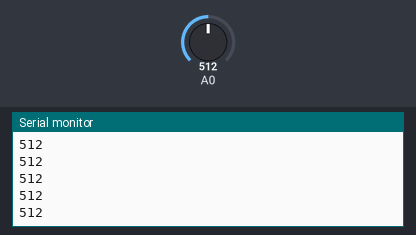
A sketch run on a simulated Arduino Uno, built with avr-gcc and run on an emulated ATmega328P. Parts: the last lines printed to the serial monitor. The inputs (shaded band) are chosen by the test bench; at power-on: A0 = 512.

Above: at 1.2 s.
1.3 s: A0 set to 716
At 2.2 s:
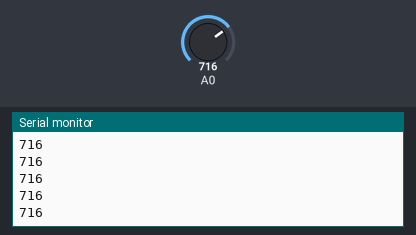
2.8 s: A0 set to 900
At 3.6 s:
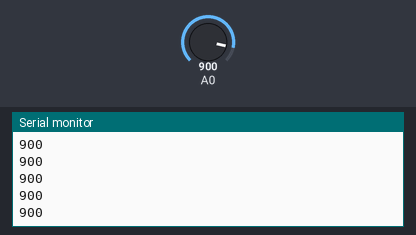
Timing chart, 0 to 5.8 s (numbered marks = the images above; inputs shaded):
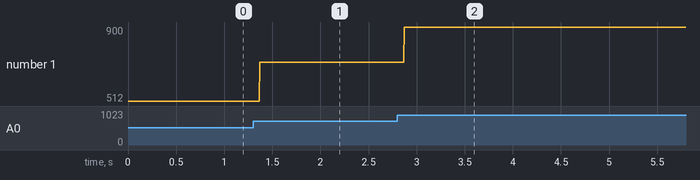

The sketch:

sketch_feb03b.ino
```cpp
void setup() {
  // put your setup code here, to run once:
  Serial.begin(9600);
}

void loop() {
  // put your main code here, to run repeatedly:
  int ar = analogRead(A0);
  Serial.println(ar);
}
```

Measured:
- after the input at 1.3 s, the serial monitor: prints a new line after 0.07 s (image 1)
- after the input at 2.8 s, the serial monitor: prints a new line after 0.07 s (image 2)
- plotted number 1: 512 → 716 after the input at 1.3 s, 716 → 900 after the input at 2.8 s
